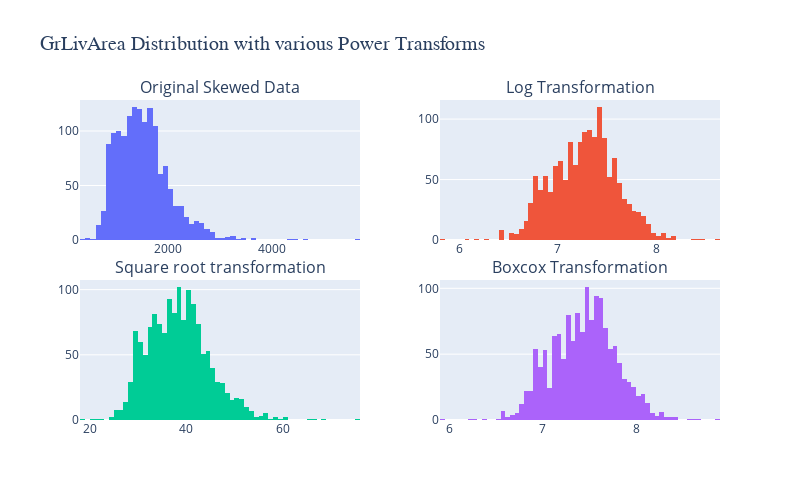

Notebook source saved alongside this figure:
### Code cell
x_log = np.log(df["GrLivArea"].copy()) # log transformation
x_square_root = np.sqrt(df["GrLivArea"].copy()) # square root transformation
x_boxcox, _ = stats.boxcox(df["GrLivArea"].copy()) # boxcox transformation
x = df["GrLivArea"].copy() # original data

fig = make_subplots(
    rows=2, cols=2,
    horizontal_spacing=0.125,
    vertical_spacing=0.125,
    subplot_titles=("Original Skewed Data", "Log Transformation", "Square root transformation", "Boxcox Transformation")
        )

fig.add_traces([
    go.Histogram(x=x,
                 hoverinfo="x",
                 showlegend=False),
    go.Histogram(x=x_log,
                 hoverinfo="x",
                 showlegend=False),
    go.Histogram(x=x_square_root, 
                 hoverinfo="x",
                 showlegend=False),
    go.Histogram(x=x_boxcox,
                 hoverinfo="x",
                 showlegend=False),
        ],
    rows=[1, 1, 2, 2],
    cols=[1, 2, 1, 2]
)

fig.update_layout(
    title=dict(
        text="GrLivArea Distribution with various Power Transforms",
        font=dict(
            family="Arial",
            size=20)),
	showlegend=False,
	width=800,
	height=500
    )

fig.show()

### Figure 1 — Plotly figure (JSON) as saved in the notebook; plotly's stock layout.template omitted (floating-point values rounded to 4 significant figures; data arrays with more than 128 entries replaced by an {"elided": "..."} marker saying what was removed)
{"data": [{"hoverinfo": "x", "showlegend": false, "type": "histogram", "x": {"elided": "1460 int values"}, "xaxis": "x", "yaxis": "y"}, {"hoverinfo": "x", "showlegend": false, "type": "histogram", "x": {"elided": "1460 float values"}, "xaxis": "x2", "yaxis": "y2"}, {"hoverinfo": "x", "showlegend": false, "type": "histogram", "x": {"elided": "1460 float values"}, "xaxis": "x3", "yaxis": "y3"}, {"hoverinfo": "x", "showlegend": false, "type": "histogram", "x": {"elided": "1460 float values"}, "xaxis": "x4", "yaxis": "y4"}], "layout": {"annotations": [{"font": {"size": 16}, "showarrow": false, "text": "Original Skewed Data", "x": 0.2188, "xanchor": "center", "xref": "paper", "y": 1, "yanchor": "bottom", "yref": "paper"}, {"font": {"size": 16}, "showarrow": false, "text": "Log Transformation", "x": 0.7812, "xanchor": "center", "xref": "paper", "y": 1, "yanchor": "bottom", "yref": "paper"}, {"font": {"size": 16}, "showarrow": false, "text": "Square root transformation", "x": 0.2188, "xanchor": "center", "xref": "paper", "y": 0.4375, "yanchor": "bottom", "yref": "paper"}, {"font": {"size": 16}, "showarrow": false, "text": "Boxcox Transformation", "x": 0.7812, "xanchor": "center", "xref": "paper", "y": 0.4375, "yanchor": "bottom", "yref": "paper"}], "height": 500, "showlegend": false, "title": {"font": {"family": "Arial", "size": 20}, "text": "GrLivArea Distribution with various Power Transforms"}, "width": 800, "xaxis": {"anchor": "y", "domain": [0, 0.4375]}, "xaxis2": {"anchor": "y2", "domain": [0.5625, 1]}, "xaxis3": {"anchor": "y3", "domain": [0, 0.4375]}, "xaxis4": {"anchor": "y4", "domain": [0.5625, 1]}, "yaxis": {"anchor": "x", "domain": [0.5625, 1]}, "yaxis2": {"anchor": "x2", "domain": [0.5625, 1]}, "yaxis3": {"anchor": "x3", "domain": [0, 0.4375]}, "yaxis4": {"anchor": "x4", "domain": [0, 0.4375]}}}
